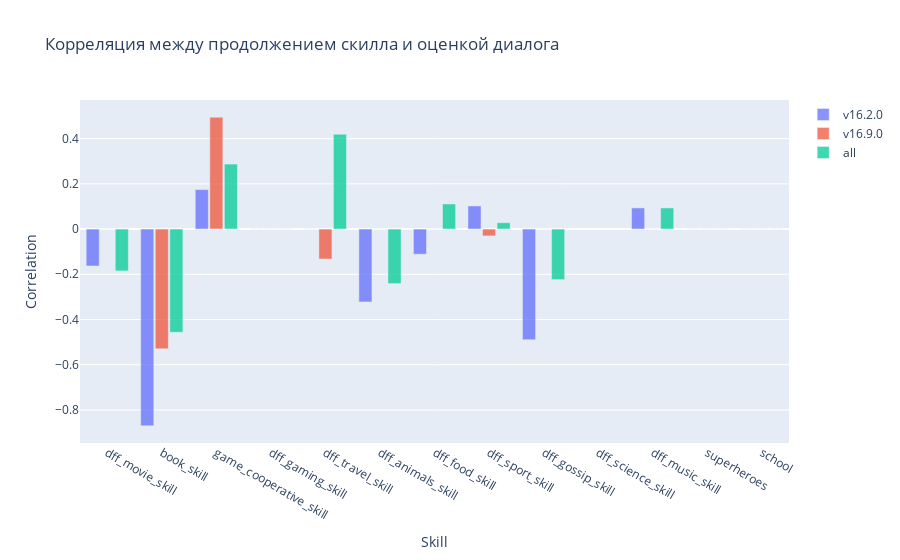

Source (notebook cell):
### Code cell
fig = go.Figure()

for version in graphics_dict.keys():
    
    x0, y0 = [], []
    dialog_count = []
    
    for skill in graphics_dict[version].keys():
        x0.append(skill)
        y0.append(graphics_dict[version][skill]["active_rating_correlation"])
            
    fig.add_trace(go.Bar(
        x=x0,
        y=y0,
        name=version, 
        opacity=0.75
    ))

fig.update_layout(
    title_text='Корреляция между продолжением скилла и оценкой диалога', 
    xaxis_title_text='Skill', 
    yaxis_title_text='Correlation', 
    bargap=0.2, 
    bargroupgap=0.1 
)

fig.show()

### Figure 1 — Plotly figure (JSON) as saved in the notebook; plotly's stock layout.template omitted (floating-point values rounded to 4 significant figures)
{"data": [{"name": "v16.2.0", "opacity": 0.75, "type": "bar", "x": ["dff_movie_skill", "book_skill", "game_cooperative_skill", "dff_gaming_skill", "dff_travel_skill", "dff_animals_skill", "dff_food_skill", "dff_sport_skill", "dff_gossip_skill", "dff_science_skill", "dff_music_skill", "superheroes", "school"], "y": [-0.1634, -0.8704, 0.1747, 0, 0, -0.3223, -0.1111, 0.1023, -0.4895, null, 0.09352, 0, 0]}, {"name": "v16.9.0", "opacity": 0.75, "type": "bar", "x": ["dff_movie_skill", "book_skill", "game_cooperative_skill", "dff_gaming_skill", "dff_travel_skill", "dff_animals_skill", "dff_food_skill", "dff_sport_skill", "dff_gossip_skill", "dff_science_skill", "dff_music_skill", "superheroes", "school"], "y": [0, -0.5297, 0.4951, 0, -0.1325, 0, 0, -0.03024, 0, null, 0, 0, 0]}, {"name": "all", "opacity": 0.75, "type": "bar", "x": ["dff_movie_skill", "book_skill", "game_cooperative_skill", "dff_gaming_skill", "dff_travel_skill", "dff_animals_skill", "dff_food_skill", "dff_sport_skill", "dff_gossip_skill", "dff_science_skill", "dff_music_skill", "superheroes", "school"], "y": [-0.185, -0.4564, 0.2873, 0, 0.4193, -0.2412, 0.1111, 0.02826, -0.2236, null, 0.09352, 0, 0]}], "layout": {"bargap": 0.2, "bargroupgap": 0.1, "title": {"text": "Корреляция между продолжением скилла и оценкой диалога"}, "xaxis": {"title": {"text": "Skill"}}, "yaxis": {"title": {"text": "Correlation"}}}}
